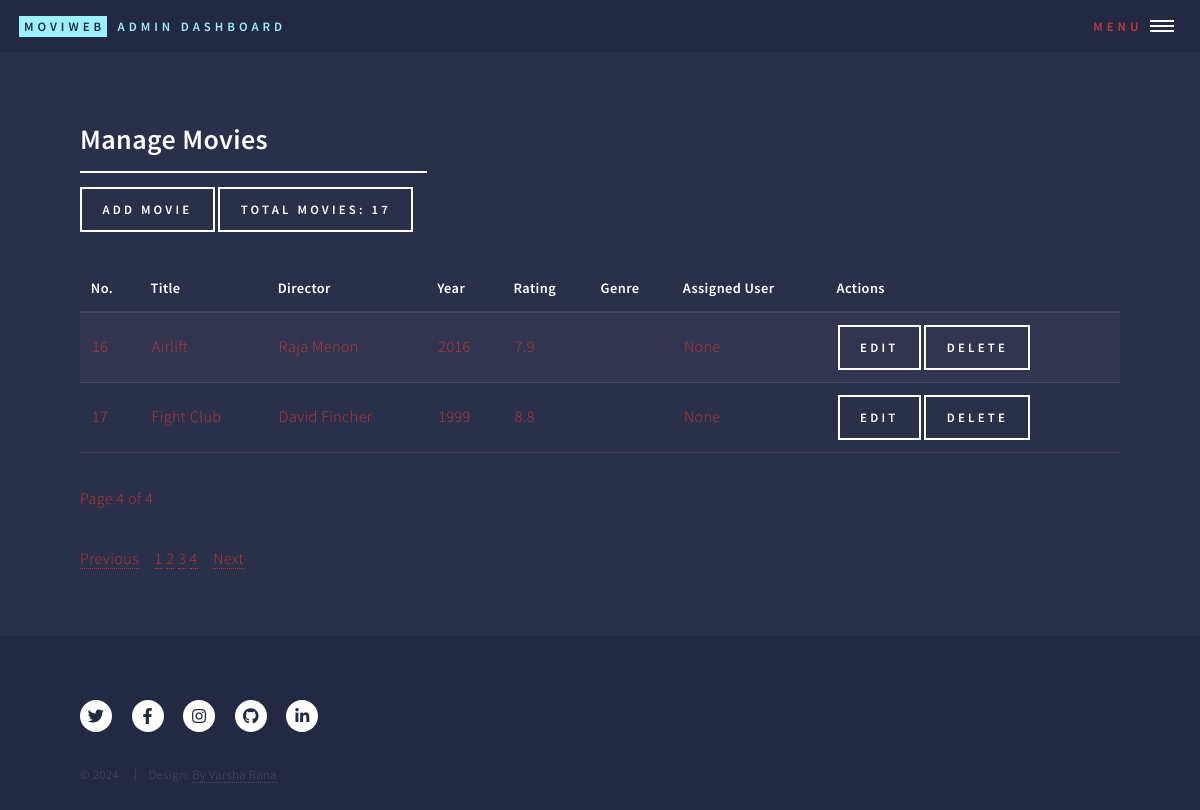
Before: /admin/manage_movies?page=4 (signed in) with the older database file.
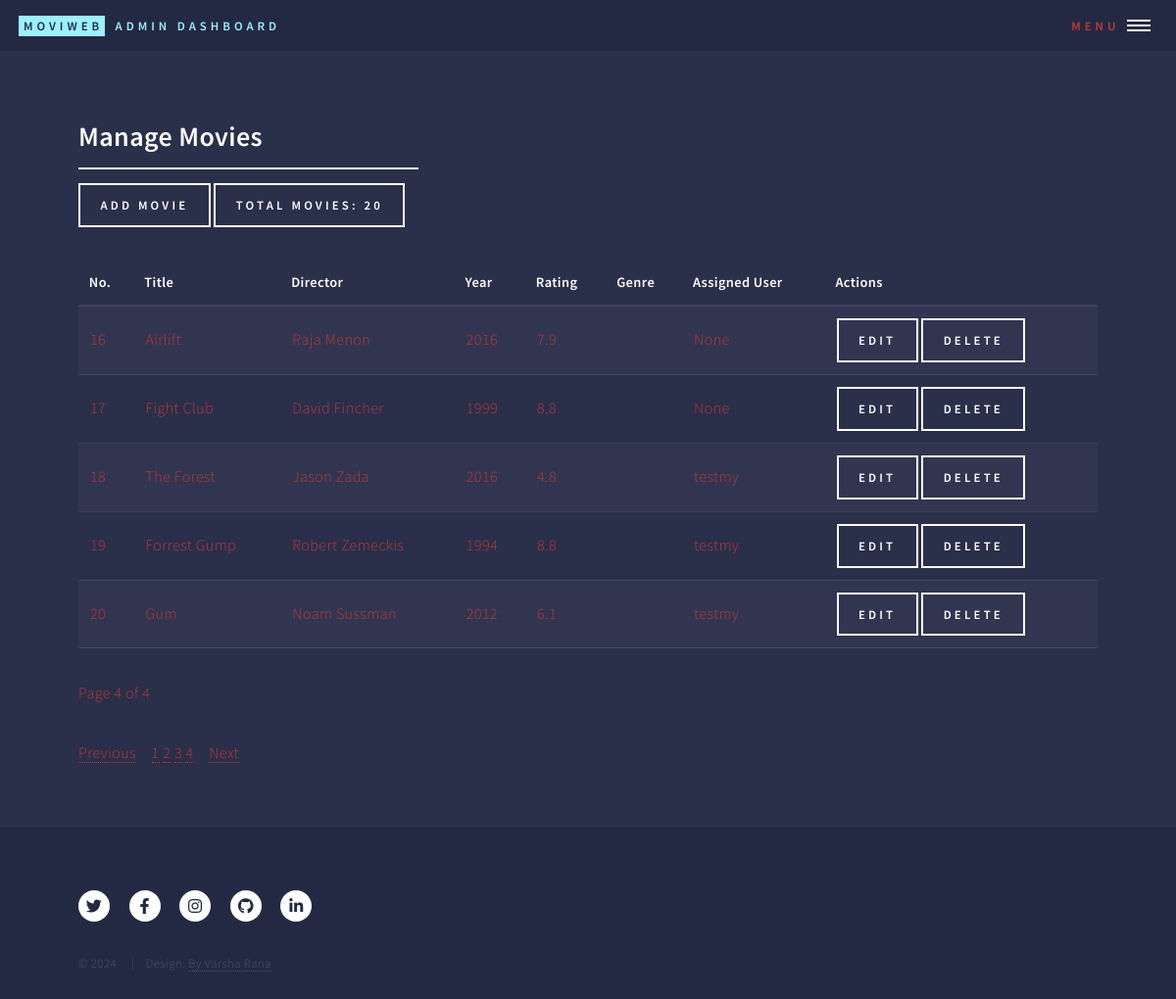
After: the same page with the newer database file.
### models.py (models this page shows, shortened)
class Movie(db.Model):
    __tablename__ = 'movie'
    id = db.Column(db.Integer, primary_key=True)
    title = db.Column(db.String(100), nullable=False)
    year = db.Column(db.Integer, nullable=False)
    rating = db.Column(db.Float, nullable=False)
    poster = db.Column(db.String(255))  # Optional field to store movie posters
    plot = db.Column(db.Text)  # Optional field to store the plot
    imdbID = db.Column(db.String(255), nullable=True)  # IMDb ID or link
    user_id = db.Column(db.Integer, db.ForeignKey('user.id'))
    admin_id = db.Column(db.Integer, db.ForeignKey('admin.id'))
    director_id = db.Column(db.Integer, db.ForeignKey('director.id'), nullable=False)  # Foreign key to Director
    genres = db.relationship('Genre', secondary=movie_genre, backref='movies')
    favorites = db.relationship('Favorite', back_populates='movie', lazy=True)  # Add this line

class Director(db.Model):
    __tablename__ = 'director'
    id = db.Column(db.Integer, primary_key=True)
    name = db.Column(db.String(100), nullable=False, unique=True)
    movies = db.relationship('Movie', backref='director', lazy=True)

class User(db.Model):
    __tablename__ = 'user'
    id = db.Column(db.Integer, primary_key=True)
    name = db.Column(db.String(100), nullable=False)
    email = db.Column(db.String(120), unique=True, nullable=False)
    password = db.Column(db.String(200), nullable=False)
    gender = db.Column(db.String(10), nullable=True)  # Optional field for gender
    profile_picture = db.Column(db.String(200), nullable=True)  # Optional field for profile picture URL
    password_update_date = db.Column(db.DateTime, nullable=True)
    join_date = db.Column(db.DateTime, default=db.func.current_timestamp())
    movies = db.relationship('Movie', backref='user', lazy=True)
    favorites = db.relationship('Favorite', back_populates='user', lazy=True)
    admin_id = db.Column(db.Integer, db.ForeignKey('admin.id'), nullable=True)

### blueprints/admin.py (the view)
@admin_bp.route('/manage_movies')
def manage_movies():
    if 'admin_id' not in session:
        return redirect(url_for('login'))
    num_users = User.query.count()
    num_movies = Movie.query.count()
    page = request.args.get('page', 1, type=int)
    per_page = 5  # Set how many movies to display per page
    movies = Movie.query.paginate(page=page, per_page=per_page)
    if request.headers.get('X-Requested-With') == 'XMLHttpRequest':
        return render_template('partials/manage_movies_content.html', movies=movies)
    return render_template('manage_movies.html',
                           num_users=num_users,
                           num_movies=num_movies,
                           movies=movies)

### templates/admin/manage_movies.html (shortened to what this page needs)
<!DOCTYPE HTML>
<html>
<head>
    <link rel="stylesheet" href="../../static/css/main.css"/>
</head>
<body class="is-preload">
<div id="wrapper">
    <header id="header" class="alt">
        {% include 'partials/admin_header.html' %}
    </header>
    <div id="main">
        <section id="movies">
            <div class="inner">
                <header class="major">
                    <h2>Manage Movies</h2>
                    <a href="{{ url_for('admin_bp.add_movie') }}" class="button">Add Movie</a>
                    <label class="button">Total Movies: {{ num_movies }}</label>
                </header>
                  {% include 'partials/manage_movies_content.html' %}
            </div>
        </section>
    </div>
    <footer id="footer">
        {% include 'partials/movie_web_app_footer.html' %}
    </footer>
</div>
</body>
</html>

### templates/partials/manage_movies_content.html (shortened to what this page needs)
<div id="movie-table-container">
    <table id="movie-table">
        <thead>
        <tr>
            <th>No.</th>
            <th>Title</th>
            <th>Director</th>
            <th>Year</th>
            <th>Rating</th>
            <th>Genre</th>
            <th>Assigned User</th>
            <th>Actions</th>
        </tr>
        </thead>
        <tbody>
        {% set start_no = (movies.page - 1) * movies.per_page + 1 %}
        {% for movie in movies.items %}
        <tr>
            <td>{{ start_no + loop.index0 }}</td>
            <td>{{ movie.title }}</td>
            <td>{{ movie.director.name }}</td>
            <td>{{ movie.year }}</td>
            <td>{{ movie.rating }}</td>
            <td>
            </td>
            <td>{{ movie.user.name if movie.user else 'None' }}</td>
            <td>
                <a href="{{ url_for('admin_bp.edit_movie', movie_id=movie.id) }}"
                   class="button">Edit</a>
                <form action="{{ url_for('admin_bp.delete_movie', movie_id=movie.id) }}" method="post"
                      style="display:inline;">
                    <input type="submit" value="Delete" class="button"/>
                </form>
            </td>
        </tr>
        {% endfor %}
        </tbody>
    </table>
    <p>Page {{ movies.page }} of {{ movies.pages }}</p>
</div>
<div id="pagination-container-movies">
    <nav aria-label="Page navigation">
        <ul class="pagination">
            {% if movies.has_prev %}
            <li class="page-item">
                <a class="page-link" href="{{ url_for('admin_bp.manage_movies', page=movies.prev_num) }}">Previous</a>
            </li>
            {% else %}
            <li class="page-item disabled">
                <a class="page-link" href="#">Previous</a>
            </li>
            {% endif %}
            {% for page_num in movies.iter_pages() %}
            {% if page_num %}
            <li class="page-item {% if page_num == movies.page %}active{% endif %}">
                <a class="page-link" href="{{ url_for('admin_bp.manage_movies', page=page_num) }}">{{ page_num }}</a>
            </li>
            {% else %}
            <li class="page-item disabled">
                <a class="page-link" href="#">...</a>
            </li>
            {% endif %}
            {% endfor %}
            {% if movies.has_next %}
            <li class="page-item">
                <a class="page-link" href="{{ url_for('admin_bp.manage_movies', page=movies.next_num) }}">Next</a>
            </li>
            {% else %}
            <li class="page-item disabled">
                <a class="page-link" href="#">Next</a>
            </li>
            {% endif %}
        </ul>
    </nav>
</div>

Changed rows visible on the page:
added Movie: index0 "18", title "The Forest", director.name "Jason Zada", year "2016", rating "4.8", user "testmy"
added Movie: index0 "19", title "Forrest Gump", director.name "Robert Zemeckis", year "1994", rating "8.8", user "testmy"
added Movie: index0 "20", title "Gum", director.name "Noam Sussman", year "2012", rating "6.1", user "testmy"
Other visible differences:
{{ num_movies }}: "17" → "20"
